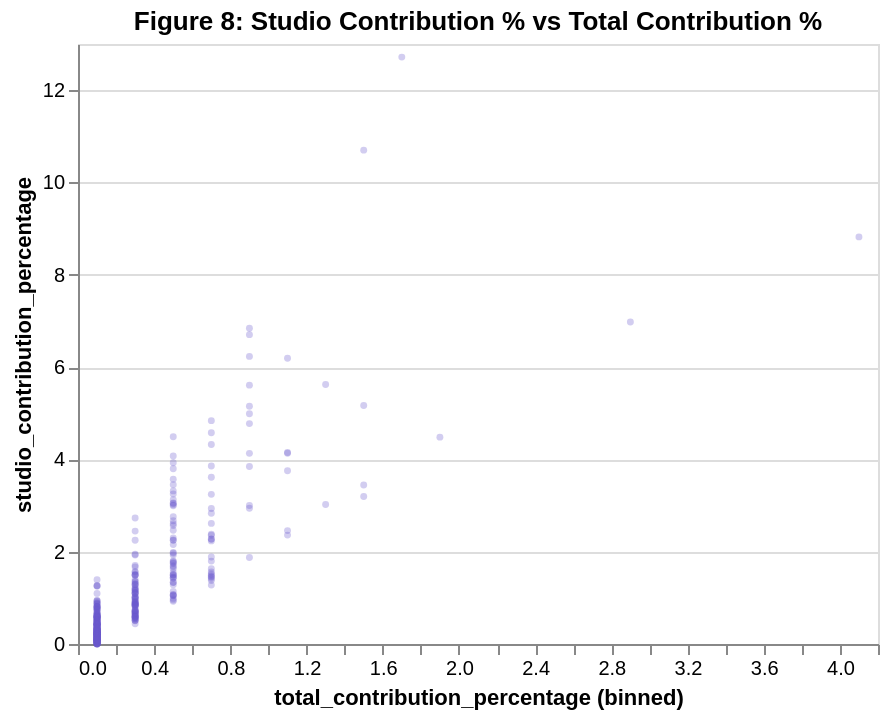

The notebook cell saved with this chart:
### Markdown cell above
This is interesting.  When we look at average contribution value based on the __total_contribution_percentage__, there is a different top 5 with Comedy films actually faring pretty well.  Drama on the other hand, not so much!

Let's just quickly see if there is a positive correlation between the studio and total contributions.  This will help to validate that we would get similar relative numbers regardless of which contribution percentage we used.

### Code cell
my_graph = plot_scatter_chart(movie_merge_df, 'total_contribution_percentage', 'studio_contribution_percentage', 'Studio Contribution % vs Total Contribution %')
my_graph

### Figure 1 — Vega-Lite specification as saved in the notebook (floating-point values rounded to 4 significant figures; data arrays with more than 128 entries replaced by an {"elided": "..."} marker saying what was removed)
{"config": {"view": {"continuousWidth": 400, "continuousHeight": 300}}, "data": {"name": "data-f4aabc1c7c9acba43aff48ce351019b5"}, "mark": {"type": "circle", "color": "slateblue", "opacity": 0.3, "size": 12}, "encoding": {"x": {"type": "quantitative", "bin": {"maxbins": 25}, "field": "total_contribution_percentage"}, "y": {"type": "quantitative", "field": "studio_contribution_percentage"}}, "title": "Figure 8: Studio Contribution % vs Total Contribution %", "$schema": "https://vega.github.io/schema/vega-lite/v4.8.1.json", "datasets": {"data-f4aabc1c7c9acba43aff48ce351019b5": {"elided": "379 records"}}}
